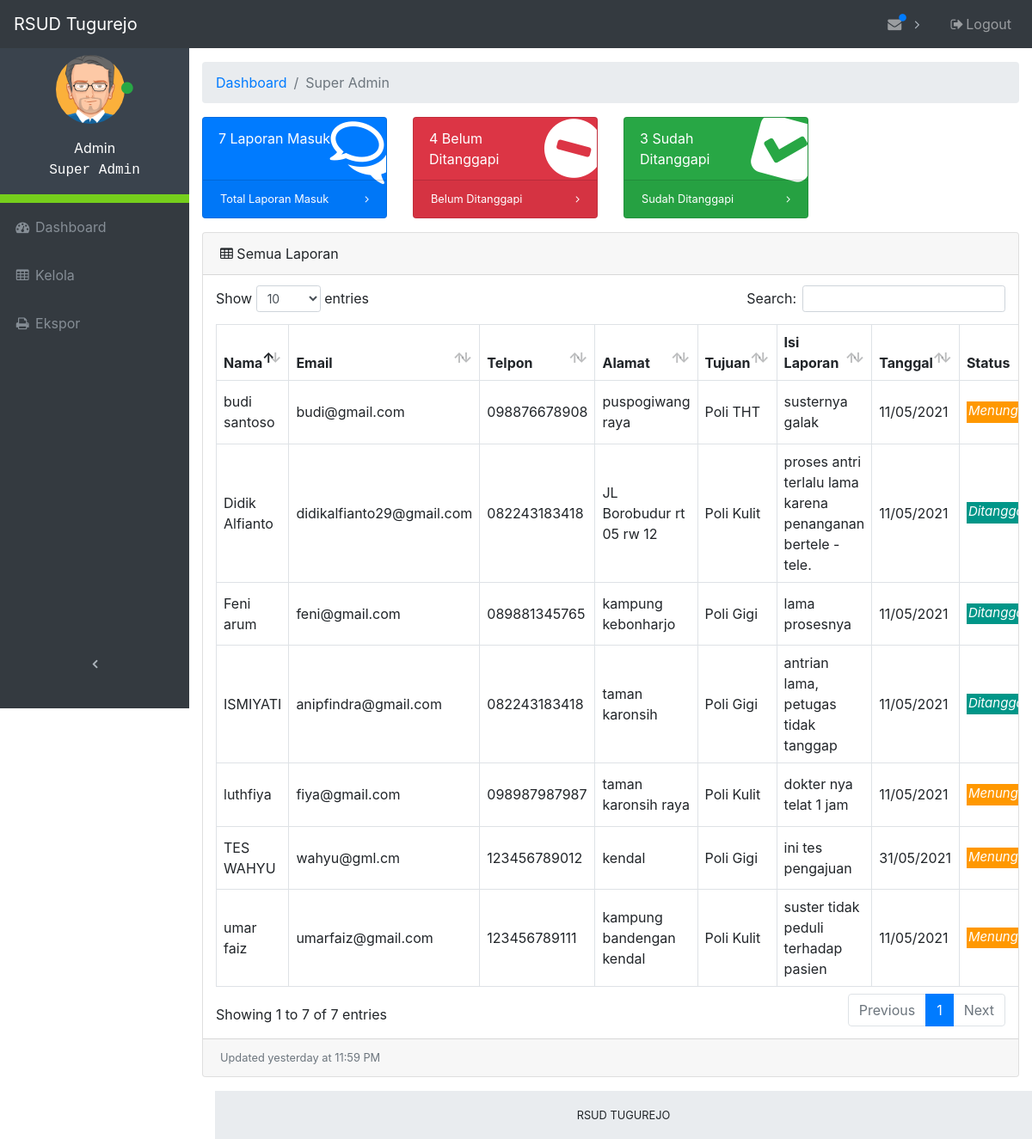
Screenshot of /admin/index (signed in) with the database file from the repository.
### tables this page shows
CREATE TABLE IF NOT EXISTS `divisi` (
  `id_divisi` int(11) NOT NULL,
  `nama_divisi` varchar(64) NOT NULL,
  PRIMARY KEY (`id_divisi`)
);

CREATE TABLE IF NOT EXISTS `laporan` (
  `id` int(11) NOT NULL AUTO_INCREMENT,
  `nama` varchar(64) NOT NULL,
  `email` varchar(64) NOT NULL,
  `telpon` varchar(12) NOT NULL,
  `alamat` varchar(256) NOT NULL,
  `tujuan` int(11) NOT NULL,
  `isi` varchar(2048) NOT NULL,
  `tanggal` timestamp NOT NULL DEFAULT CURRENT_TIMESTAMP ON UPDATE CURRENT_TIMESTAMP,
  `status` varchar(12) NOT NULL,
  PRIMARY KEY (`id`),
  KEY `tujuan` (`tujuan`)
);

### admin/database.php (called while the page is built, shortened)
<?php
$db_host = "localhost";
$db_user = "root";
$db_pass = "";
$db_name = "pengaduan";
try {
    $db = new PDO("mysql:host=$db_host;dbname=$db_name", $db_user, $db_pass);
} catch(PDOException $e) {
    die("Terjadi masalah: " . $e->getMessage());
}
function logged_admin () {
    global $db, $admin_login, $divisi, $id_admin;
    $sql = "SELECT * FROM admin, divisi WHERE admin.username = :username AND admin.divisi = divisi.id_divisi";
    $stmt = $db->prepare($sql);
    $stmt->bindValue(':username', $admin_login);
    $stmt->execute();
    foreach ($stmt as $col) {
        $divisi = $col['nama_divisi'];
    }
}

### admin/index.php (the view, shortened to what this page needs)
<?php
    require_once("database.php");
    logged_admin ();
    global $total_laporan_masuk, $total_laporan_menunggu, $total_laporan_ditanggapi;
    if ($id_admin > 0) {
        foreach($db->query("SELECT COUNT(*) FROM laporan WHERE laporan.tujuan = $id_admin") as $row) {
            $total_laporan_masuk = $row['COUNT(*)'];
        }
        foreach($db->query("SELECT COUNT(*) FROM laporan WHERE status = \"Ditanggapi\" AND laporan.tujuan = $id_admin") as $row) {
            $total_laporan_ditanggapi = $row['COUNT(*)'];
        }
        foreach($db->query("SELECT COUNT(*) FROM laporan WHERE status = \"Menunggu\" AND laporan.tujuan = $id_admin") as $row) {
            $total_laporan_menunggu = $row['COUNT(*)'];
        }
    } else {
        foreach($db->query("SELECT COUNT(*) FROM laporan") as $row) {
            $total_laporan_masuk = $row['COUNT(*)'];
        }
        foreach($db->query("SELECT COUNT(*) FROM laporan WHERE status = \"Ditanggapi\"") as $row) {
            $total_laporan_ditanggapi = $row['COUNT(*)'];
        }
        foreach($db->query("SELECT COUNT(*) FROM laporan WHERE status = \"Menunggu\"") as $row) {
            $total_laporan_menunggu = $row['COUNT(*)'];
        }
    }
 ?>
<!DOCTYPE html>
<html lang="en">
<head>
    <link href="vendor/bootstrap/css/bootstrap.css" rel="stylesheet">
    <link href="vendor/font-awesome/css/font-awesome.min.css" rel="stylesheet" type="text/css">
    <link href="vendor/datatables/dataTables.bootstrap4.css" rel="stylesheet">
    <link href="css/admin.css" rel="stylesheet">
</head>
<body class="fixed-nav sticky-footer" id="page-top">
    <nav class="navbar navbar-expand-lg navbar-dark bg-dark fixed-top" id="mainNav">
        <a class="navbar-brand" href="index">RSUD Tugurejo</a>
        <div class="collapse navbar-collapse" id="navbarResponsive">
            <ul class="navbar-nav navbar-sidenav sidebar-menu" id="exampleAccordion">
                <li class="sidebar-profile nav-item" data-toggle="tooltip" data-placement="right" title="Admin">
                    <div class="profile-main">
                        <p class="image">
                            <img alt="image" src="images/avatar1.png" width="80">
                            <span class="status"><i class="fa fa-circle text-success"></i></span>
                        </p>
                        <p>
                            <span class="">Admin</span><br>
                            <span class="user" style="font-family: monospace;"><?php echo $divisi; ?></span>
                        </p>
                    </div>
                </li>
                <li class="nav-item" data-toggle="tooltip" data-placement="right" title="Dashboard">
                    <a class="nav-link" href="index">
                        <i class="fa fa-fw fa-dashboard"></i>
                        <span class="nav-link-text">Dashboard</span>
                    </a>
                </li>
                <li class="nav-item" data-toggle="tooltip" data-placement="right" title="Tables">
                    <a class="nav-link" href="tables">
                        <i class="fa fa-fw fa-table"></i>
                        <span class="nav-link-text">Kelola</span>
                    </a>
                </li>
                <li class="nav-item" data-toggle="tooltip" data-placement="right" title="Export">
                    <a class="nav-link" href="export">
                        <i class="fa fa-fw fa-print"></i>
                        <span class="nav-link-text">Ekspor</span>
                    </a>
                </li>
            </ul>
            <ul class="navbar-nav sidenav-toggler">
                <li class="nav-item">
                    <a class="nav-link text-center" id="sidenavToggler">
                        <i class="fa fa-fw fa-angle-left"></i>
                    </a>
                </li>
            </ul>
            <ul class="navbar-nav ml-auto">
                <li class="nav-item dropdown">
                    <a class="nav-link dropdown-toggle mr-lg-2" id="messagesDropdown" href="#" data-toggle="dropdown" aria-haspopup="true" aria-expanded="false">
                        <i class="fa fa-fw fa-envelope"></i>
                        <span class="indicator text-primary d-none d-lg-block">
                            <i class="fa fa-fw fa-circle"></i>
                        </span>
                    </a>
                    <?php
                        $statement = $db->query("SELECT * FROM laporan ORDER BY laporan.id DESC LIMIT 1");
                     ?>
                </li>
                <li class="nav-item">
                    <a class="nav-link" data-toggle="modal" data-target="#exampleModal">
                        <i class="fa fa-fw fa-sign-out"></i>Logout
                    </a>
                </li>
            </ul>
        </div>
    </nav>
    <div class="content-wrapper">
        <div class="container-fluid">
            <ol class="breadcrumb">
                <li class="breadcrumb-item">
                    <a href="#">Dashboard</a>
                </li>
                <li class="breadcrumb-item active"><?php echo $divisi; ?></li>
            </ol>
            <div class="row">
                <div class="col-xl-3 col-sm-6 mb-3">
                    <div class="card text-white bg-primary o-hidden h-100">
                        <div class="card-body">
                            <div class="card-body-icon">
                                <i class="fa fa-fw fa-comments-o"></i>
                            </div>
                            <div class="mr-5"><?php echo $total_laporan_masuk; ?> Laporan Masuk</div>
                        </div>
                        <a class="card-footer text-white clearfix small z-1" href="tables">
                            <span class="float-left">Total Laporan Masuk</span>
                            <span class="float-right">
                                <i class="fa fa-angle-right"></i>
                            </span>
                        </a>
                    </div>
                </div>
                <div class="col-xl-3 col-sm-6 mb-3">
                    <div class="card text-white bg-danger o-hidden h-100">
                        <div class="card-body">
                            <div class="card-body-icon">
                                <i class="fa fa-fw fa-minus-circle"></i>
                            </div>
                            <div class="mr-5"><?php echo $total_laporan_menunggu; ?> Belum Ditanggapi</div>
                        </div>
                        <a class="card-footer text-white clearfix small z-1" href="#">
                            <span class="float-left">Belum Ditanggapi</span>
                            <span class="float-right">
                                <i class="fa fa-angle-right"></i>
                            </span>
                        </a>
                    </div>
                </div>
                <div class="col-xl-3 col-sm-6 mb-3">
                    <div class="card text-white bg-success o-hidden h-100">
                        <div class="card-body">
                            <div class="card-body-icon">
                                <i class="fa fa-fw fa-check-square"></i>
                            </div>
                            <div class="mr-5"><?php echo $total_laporan_ditanggapi; ?> Sudah Ditanggapi</div>
                        </div>
                        <a class="card-footer text-white clearfix small z-1" href="#">
                            <span class="float-left">Sudah Ditanggapi</span>
                            <span class="float-right">
                                <i class="fa fa-angle-right"></i>
                            </span>
                        </a>
                    </div>
                </div>
            </div>
            <div class="card mb-3">
                <div class="card-header">
                    <i class="fa fa-table"></i> Semua Laporan
                </div>
                <div class="card-body">
                    <div class="table-responsive">
                        <table class="table table-bordered" id="dataTable" width="100%" cellspacing="0">
                            <thead>
                                <tr>
                                    <th>Nama</th>
                                    <th>Email</th>
                                    <th>Telpon</th>
                                    <th>Alamat</th>
                                    <th>Tujuan</th>
                                    <th>Isi Laporan</th>
                                    <th>Tanggal</th>
                                    <th class="sorting_asc_disabled sorting_desc_disabled">Status</th>
                                </tr>
                            </thead>
                            <tbody>
                                <?php
                            if ($id_admin > 0) {
                                $statement = $db->query("SELECT * FROM laporan, divisi WHERE laporan.tujuan = divisi.id_divisi AND laporan.tujuan = $id_admin ORDER BY laporan.id DESC");
                            } else {
                                $statement = $db->query("SELECT * FROM laporan, divisi WHERE laporan.tujuan = divisi.id_divisi ORDER BY laporan.id DESC");
                            }
                            foreach ($statement as $key ) {
                                $mysqldate = $key['tanggal'];
                                $phpdate = strtotime($mysqldate);
                                $tanggal = date( 'd/m/Y', $phpdate);
                                $status  = $key['status'];
                                if($status == "Ditanggapi") {
                                    $style_status = "<p style=\"background-color:#009688;color:#fff;padding-left:2px;padding-right:2px;padding-bottom:2px;margin-top:16px;font-size:15px;font-style:italic;\">Ditanggapi</p>";
                                } else {
                                    $style_status = "<p style=\"background-color:#FF9800;color:#fff;padding-left:2px;padding-right:2px;padding-bottom:2px;margin-top:16px;font-size:15px;font-style:italic;\">Menunggu</p>";
                                }
                                ?>
                                <tr>
                                    <td><?php echo $key['nama']; ?></td>
                                    <td><?php echo $key['email']; ?></td>
                                    <td><?php echo $key['telpon']; ?></td>
                                    <td><?php echo $key['alamat']; ?></td>
                                    <td><?php echo $key['nama_divisi']; ?></td>
                                    <td><?php echo $key['isi']; ?></td>
                                    <td><?php echo $tanggal; ?></td>
                                    <td><?php echo $style_status; ?></td>
                                </tr>
                                <?php
                            }
                            ?>
                            </tbody>
                        </table>
                    </div>
                </div>
                <div class="card-footer small text-muted">Updated yesterday at 11:59 PM</div>
            </div>
        </div>
        <footer class="sticky-footer">
            <div class="container">
                <div class="text-center">
                    <small>RSUD TUGUREJO</small>
                </div>
            </div>
        </footer>
    </div>
</body>
</html>

### admin/css/admin.css (style rules this page uses)
html { position: relative; min-height: 100%; }
body { overflow-x: hidden; }
body.sticky-footer { margin-bottom: 56px; }
body.sticky-footer .content-wrapper { min-height: calc(100vh - 56px - 56px); }
body.fixed-nav { padding-top: 56px; }
.content-wrapper { min-height: calc(100vh - 56px); padding-top: 1rem; }
.o-hidden { overflow: hidden !important; }
.z-1 { z-index: 1; }
#mainNav .navbar-collapse { overflow: auto; max-height: 75vh; }
#mainNav .navbar-collapse .navbar-nav .nav-item .nav-link { cursor: pointer; }
#mainNav .navbar-collapse .sidenav-toggler { display: none; }
#mainNav .navbar-collapse .navbar-nav > .nav-item.dropdown > .nav-link { position: relative; min-width: 45px; }
#mainNav .navbar-collapse .navbar-nav > .nav-item.dropdown > .nav-link:after { float: right; width: auto; content: '\f105'; border: none; font-family: 'FontAwesome'; }
#mainNav .navbar-collapse .navbar-nav > .nav-item.dropdown > .nav-link .indicator { position: absolute; top: 5px; left: 21px; font-size: 10px; }
@media (min-width: 992px) { #mainNav .navbar-brand { width: 250px; } }
@media (min-width: 992px) { #mainNav .navbar-collapse { overflow: visible; max-height: none; } }
@media (min-width: 992px) { #mainNav .navbar-collapse .navbar-sidenav { position: absolute; top: 0; left: 0; -webkit-flex-direction: column; -ms-flex-direction: column; flex-direction: column; margin-top: 56px; } }
@media (min-width: 992px) { #mainNav .navbar-collapse .navbar-sidenav > .nav-item { width: 220px; padding: 0; } }
@media (min-width: 992px) { #mainNav .navbar-collapse .navbar-sidenav > .nav-item > .nav-link { padding: 1em; } }
@media (min-width: 992px) { #mainNav .navbar-collapse .navbar-nav > .nav-item.dropdown > .nav-link { min-width: 0; } }
@media (min-width: 992px) { #mainNav .navbar-collapse .navbar-nav > .nav-item.dropdown > .nav-link:after { width: 24px; text-align: center; } }
#mainNav.fixed-top .sidenav-toggler { display: none; }
@media (min-width: 992px) { #mainNav.fixed-top .navbar-sidenav { height: calc(110vh - 112px); } }
@media (min-width: 992px) { #mainNav.fixed-top .sidenav-toggler { position: absolute; top: 0; left: 0; display: flex; -webkit-flex-direction: column; -ms-flex-direction: column; flex-direction: column; margin-top: calc(100vh - 56px); } }
@media (min-width: 992px) { #mainNav.fixed-top .sidenav-toggler > .nav-item { width: 220px; padding: 0; } }
@media (min-width: 992px) { #mainNav.fixed-top .sidenav-toggler > .nav-item > .nav-link { padding: 1em; } }
#mainNav.fixed-top.navbar-dark .sidenav-toggler a i { color: #adb5bd; }
.content-wrapper { overflow-x: hidden; background: white; }
@media (min-width: 992px) { .content-wrapper { margin-left: 220px; } }
#sidenavToggler i { font-weight: 800; }
#mainNav.navbar-dark .navbar-collapse .navbar-sidenav > .nav-item > .nav-link { color: #868e96; }
#mainNav.navbar-dark .navbar-collapse .navbar-nav > .nav-item.dropdown > .nav-link:after { color: #adb5bd; }
@media (min-width: 992px) { #mainNav.navbar-dark .navbar-collapse .navbar-sidenav { background: #343a40; } }
.card-body-icon { position: absolute; z-index: 0; top: -25px; right: -25px; font-size: 5rem; -webkit-transform: rotate(15deg); -ms-transform: rotate(15deg); transform: rotate(15deg); }
footer.sticky-footer { position: absolute; right: 0; bottom: 0; width: 100%; height: 56px; background-color: #e9ecef; line-height: 55px; }
@media (min-width: 992px) { footer.sticky-footer { width: calc(100% - 250px); } }
ul.sidebar-menu li.sidebar-profile { background-color: #3A434D; padding: 10px; color: #fff; text-align: center; border-bottom: 10px solid #76CF1C; }
ul.sidebar-menu li.sidebar-profile .image img { border-radius: 60%; }
ul.sidebar-menu li.sidebar-profile .status { margin-top: -10px; font-size: 7; margin-left: -9px; }
ul.sidebar-menu li.sidebar-profile .profile-main { margin-top: 8px; }

### rows the page displays
laporan: nama "TES WAHYU", email "wahyu@gml.cm", telpon "123456789012", alamat "kendal", tujuan.nama_divisi "Poli Gigi", isi "ini tes pengajuan", tanggal "31/05/2021", status "Menunggu"
laporan: nama "ISMIYATI", email "anipfindra@gmail.com", telpon "082243183418", alamat "taman karonsih", tujuan.nama_divisi "Poli Gigi", isi "antrian lama, petugas tidak tanggap", tanggal "11/05/2021", status "Ditanggapi"
laporan: nama "budi santoso", email "budi@gmail.com", telpon "098876678908", alamat "puspogiwang raya", tujuan.nama_divisi "Poli THT", isi "susternya galak", tanggal "11/05/2021", status "Menunggu"
laporan: nama "luthfiya", email "fiya@gmail.com", telpon "098987987987", alamat "taman karonsih raya", tujuan.nama_divisi "Poli Kulit", isi "dokter nya telat 1 jam", tanggal "11/05/2021", status "Menunggu"
laporan: nama "umar faiz", email "umarfaiz@gmail.com", telpon "123456789111", alamat "kampung bandengan kendal", tujuan.nama_divisi "Poli Kulit", isi "suster tidak peduli terhadap pasien", tanggal "11/05/2021", status "Menunggu"
laporan: nama "Feni arum", email "feni@gmail.com", telpon "089881345765", alamat "kampung kebonharjo", tujuan.nama_divisi "Poli Gigi", isi "lama prosesnya", tanggal "11/05/2021", status "Ditanggapi"
laporan: nama "Didik Alfianto", email "didikalfianto29@gmail.com", telpon "082243183418", alamat "JL Borobudur rt 05 rw 12", tujuan.nama_divisi "Poli Kulit", isi "proses antri terlalu lama karena penanganan bertele - tele.", tanggal "11/05/2021", status "Ditanggapi"

### other values shown
$divisi "Super Admin"
$total_laporan_masuk "7"
$total_laporan_menunggu "4"
$total_laporan_ditanggapi "3"
